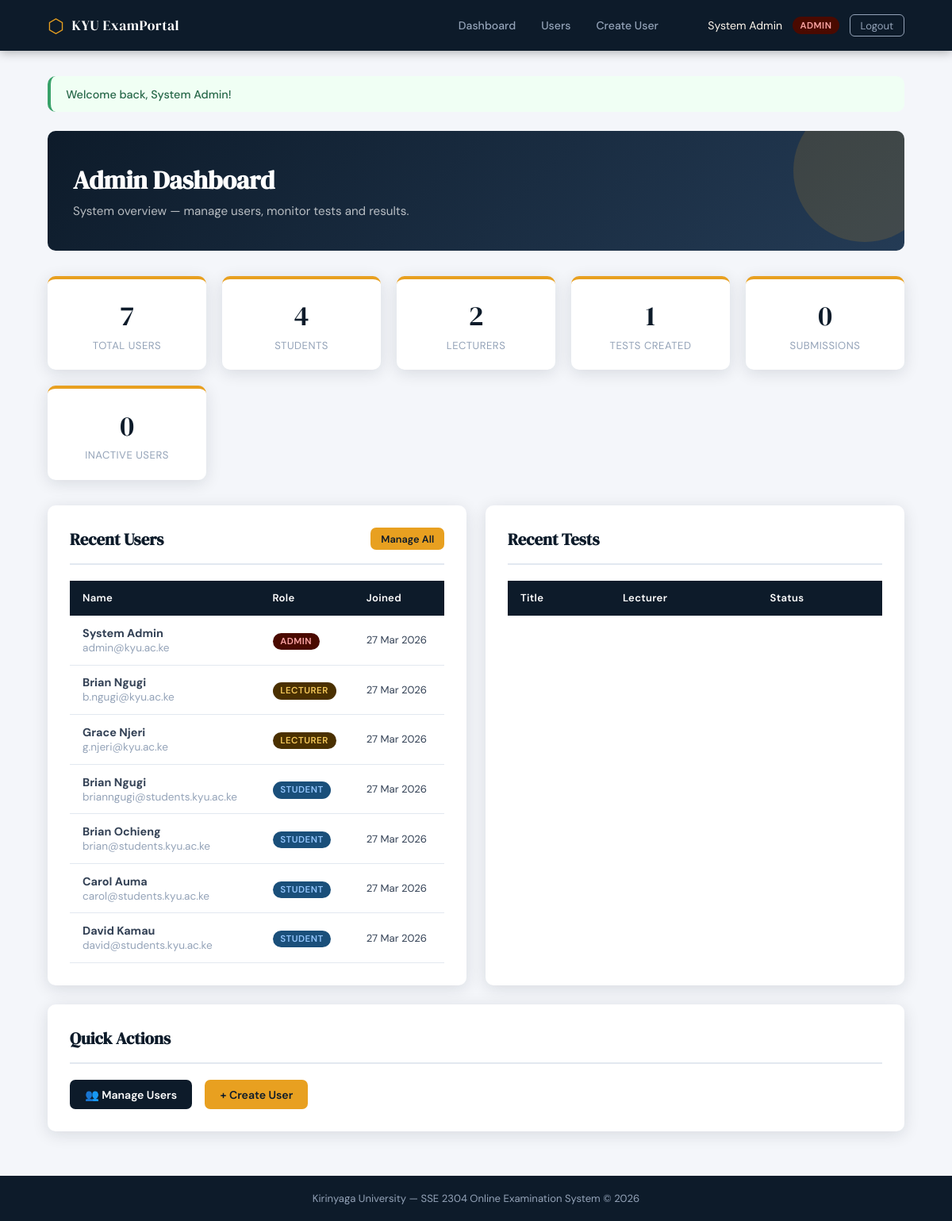
Page /project/admin/dashboard.php (signed in) on the committed database.
### tables this page shows
CREATE TABLE IF NOT EXISTS users (
    id            INT UNSIGNED    NOT NULL AUTO_INCREMENT,
    full_name     VARCHAR(150)    NOT NULL,
    email         VARCHAR(200)    NOT NULL,
    password_hash VARCHAR(255)    NOT NULL,
    role          ENUM('student','lecturer','admin') NOT NULL DEFAULT 'student',
    reg_no        VARCHAR(50)     NULL,
    phone         VARCHAR(20)     NULL,
    department    VARCHAR(100)    NULL,
    is_active     TINYINT(1)      NOT NULL DEFAULT 1,
    last_login    DATETIME        NULL,
    created_at    DATETIME        NOT NULL DEFAULT CURRENT_TIMESTAMP,

    PRIMARY KEY (id),
    UNIQUE KEY uq_email (email)
);

### project/config/session.php (called while the page is built, shortened)
<?php
function getFlash(): ?array
{
    if (isset($_SESSION['flash'])) {
        $flash = $_SESSION['flash'];
        return $flash;
    }
    return null;
}

### project/admin/dashboard.php (the view, shortened to what this page needs)
<?php
require_once __DIR__ . '/../config/session.php';
$db = getDB();
$totalUsers    = $db->query("SELECT COUNT(*) FROM users")->fetch_row()[0];
$totalStudents = $db->query("SELECT COUNT(*) FROM users WHERE role='student'")->fetch_row()[0];
$totalLecturers = $db->query("SELECT COUNT(*) FROM users WHERE role='lecturer'")->fetch_row()[0];
$totalTests    = $db->query("SELECT COUNT(*) FROM tests")->fetch_row()[0];
$totalResults  = $db->query("SELECT COUNT(*) FROM results WHERE status='submitted'")->fetch_row()[0];
$colCheck = $db->query("SHOW COLUMNS FROM users LIKE 'is_active'");
$hasIsActive = $colCheck && $colCheck->num_rows > 0;
$inactiveUsers = $hasIsActive ? $db->query("SELECT COUNT(*) FROM users WHERE is_active=0")->fetch_row()[0] : 0;
$recentUsers = $db->query("SELECT id, full_name, email, role, created_at FROM users ORDER BY created_at DESC LIMIT 8")->fetch_all(MYSQLI_ASSOC);
include __DIR__ . '/../includes/header.php';
?>
<div class="page-header">
    <h1>Admin Dashboard</h1>
    <p>System overview — manage users, monitor tests and results.</p>
</div>
<div class="stats-grid">
    <div class="stat-card">
        <div class="stat-number"><?= $totalUsers ?></div>
        <div class="stat-label">Total Users</div>
    </div>
    <div class="stat-card">
        <div class="stat-number"><?= $totalStudents ?></div>
        <div class="stat-label">Students</div>
    </div>
    <div class="stat-card">
        <div class="stat-number"><?= $totalLecturers ?></div>
        <div class="stat-label">Lecturers</div>
    </div>
    <div class="stat-card">
        <div class="stat-number"><?= $totalTests ?></div>
        <div class="stat-label">Tests Created</div>
    </div>
    <div class="stat-card">
        <div class="stat-number"><?= $totalResults ?></div>
        <div class="stat-label">Submissions</div>
    </div>
    <div class="stat-card">
        <div class="stat-number"><?= $inactiveUsers ?></div>
        <div class="stat-label">Inactive Users</div>
    </div>
</div>
<div style="display:grid;grid-template-columns:1fr 1fr;gap:1.5rem;">
    <div class="card">
        <div class="card-header">
            <h2 class="card-title">Recent Users</h2>
            <a href="<?= BASE_URL ?>/admin/manage_users.php" class="btn btn-amber btn-sm">Manage All</a>
        </div>
        <div class="table-wrap">
            <table>
                <thead>
                    <tr><th>Name</th><th>Role</th><th>Joined</th></tr>
                </thead>
                <tbody>
                <?php foreach ($recentUsers as $u): ?>
                <tr>
                    <td>
                        <strong><?= htmlspecialchars($u['full_name']) ?></strong><br>
                        <small class="text-muted"><?= htmlspecialchars($u['email']) ?></small>
                    </td>
                    <td>
                        <span class="nav-role-badge nav-role-<?= $u['role'] ?>">
                            <?= ucfirst($u['role']) ?>
                        </span>
                    </td>
                    <td style="font-size:0.82rem;">
                        <?= date('d M Y', strtotime($u['created_at'])) ?>
                    </td>
                </tr>
                <?php endforeach; ?>
                </tbody>
            </table>
        </div>
    </div>
    <div class="card">
        <div class="card-header">
            <h2 class="card-title">Recent Tests</h2>
        </div>
        <div class="table-wrap">
            <table>
                <thead>
                    <tr><th>Title</th><th>Lecturer</th><th>Status</th></tr>
                </thead>
            </table>
        </div>
    </div>
</div>
<div class="card">
    <div class="card-header">
        <h2 class="card-title">Quick Actions</h2>
    </div>
    <div class="flex gap-2" style="flex-wrap:wrap;">
        <a href="<?= BASE_URL ?>/admin/manage_users.php" class="btn btn-primary">👥 Manage Users</a>
        <a href="<?= BASE_URL ?>/admin/create_user.php"  class="btn btn-amber">+ Create User</a>
    </div>
</div>
<?php include __DIR__ . '/../includes/footer.php'; ?>

### project/includes/header.php (shortened to what this page needs)
<?php
$bodyClass  = $bodyClass  ?? '';
$role       = $_SESSION['role']      ?? '';
$userName   = $_SESSION['full_name'] ?? '';
$flash      = getFlash();
?>
<!DOCTYPE html>
<html lang="en">
<head>
    <link rel="stylesheet" href="<?= BASE_URL ?>/assets/css/style.css">
</head>
<body class="<?= htmlspecialchars($bodyClass) ?>">
<nav class="navbar">
    <div class="nav-brand">
        <span class="nav-logo">⬡</span>
        <span class="nav-title">KYU ExamPortal</span>
    </div>
    <?php if (!empty($_SESSION['user_id'])): ?>
    <ul class="nav-links">
        <?php if ($role === 'admin'): ?>
            <li><a href="<?= BASE_URL ?>/admin/dashboard.php">Dashboard</a></li>
            <li><a href="<?= BASE_URL ?>/admin/manage_users.php">Users</a></li>
            <li><a href="<?= BASE_URL ?>/admin/create_user.php">Create User</a></li>
        <?php elseif ($role === 'lecturer'): ?>
            <li><a href="<?= BASE_URL ?>/lecturer/dashboard.php">Dashboard</a></li>
            <li><a href="<?= BASE_URL ?>/lecturer/create_test.php">New Test</a></li>
            <li><a href="<?= BASE_URL ?>/lecturer/analytics.php">Analytics</a></li>
        <?php elseif ($role === 'student'): ?>
            <li><a href="<?= BASE_URL ?>/student/dashboard.php">Dashboard</a></li>
            <li><a href="<?= BASE_URL ?>/student/results.php">My Results</a></li>
        <?php endif; ?>
    </ul>
    <div class="nav-user">
        <span class="nav-user-name"><?= htmlspecialchars($userName) ?></span>
        <span class="nav-role-badge nav-role-<?= $role ?>">
            <?= $role === 'lecturer' ? 'Lecturer' : ucfirst($role) ?>
        </span>
        <a href="<?= BASE_URL ?>/logout.php" class="btn-logout">Logout</a>
    </div>
    <?php endif; ?>
</nav>
<main class="main-content">
<?php if ($flash): ?>
<div class="flash flash-<?= htmlspecialchars($flash['type']) ?>">
    <?= htmlspecialchars($flash['message']) ?>
</div>
<?php endif; ?>

### project/includes/footer.php (shortened to what this page needs)
    </main>
    <footer class="site-footer">
        <p>Kirinyaga University &mdash; SSE 2304 Online Examination System &copy; <?= date('Y') ?></p>
    </footer>
</body>
</html>

### rows in the picture
users: full_name "System Admin", email "admin@kyu.ac.ke", role "ADMIN", created_at "27 Mar 2026"
users: full_name "Brian Ngugi", email "b.ngugi@kyu.ac.ke", role "LECTURER", created_at "27 Mar 2026"
users: full_name "Grace Njeri", email "g.njeri@kyu.ac.ke", role "LECTURER", created_at "27 Mar 2026"
users: full_name "Brian Ngugi", email "brianngugi@students.kyu.ac.ke", role "STUDENT", created_at "27 Mar 2026"
users: full_name "Brian Ochieng", email "brian@students.kyu.ac.ke", role "STUDENT", created_at "27 Mar 2026"
users: full_name "Carol Auma", email "carol@students.kyu.ac.ke", role "STUDENT", created_at "27 Mar 2026"
users: full_name "David Kamau", email "david@students.kyu.ac.ke", role "STUDENT", created_at "27 Mar 2026"

### other values in the picture
$userName "System Admin"
$role "ADMIN"
$flash['message'] "Welcome back, System Admin!"
$totalUsers "7"
$totalStudents "4"
$totalLecturers "2"
$totalTests "1"
$totalResults "0"
$inactiveUsers "0"
